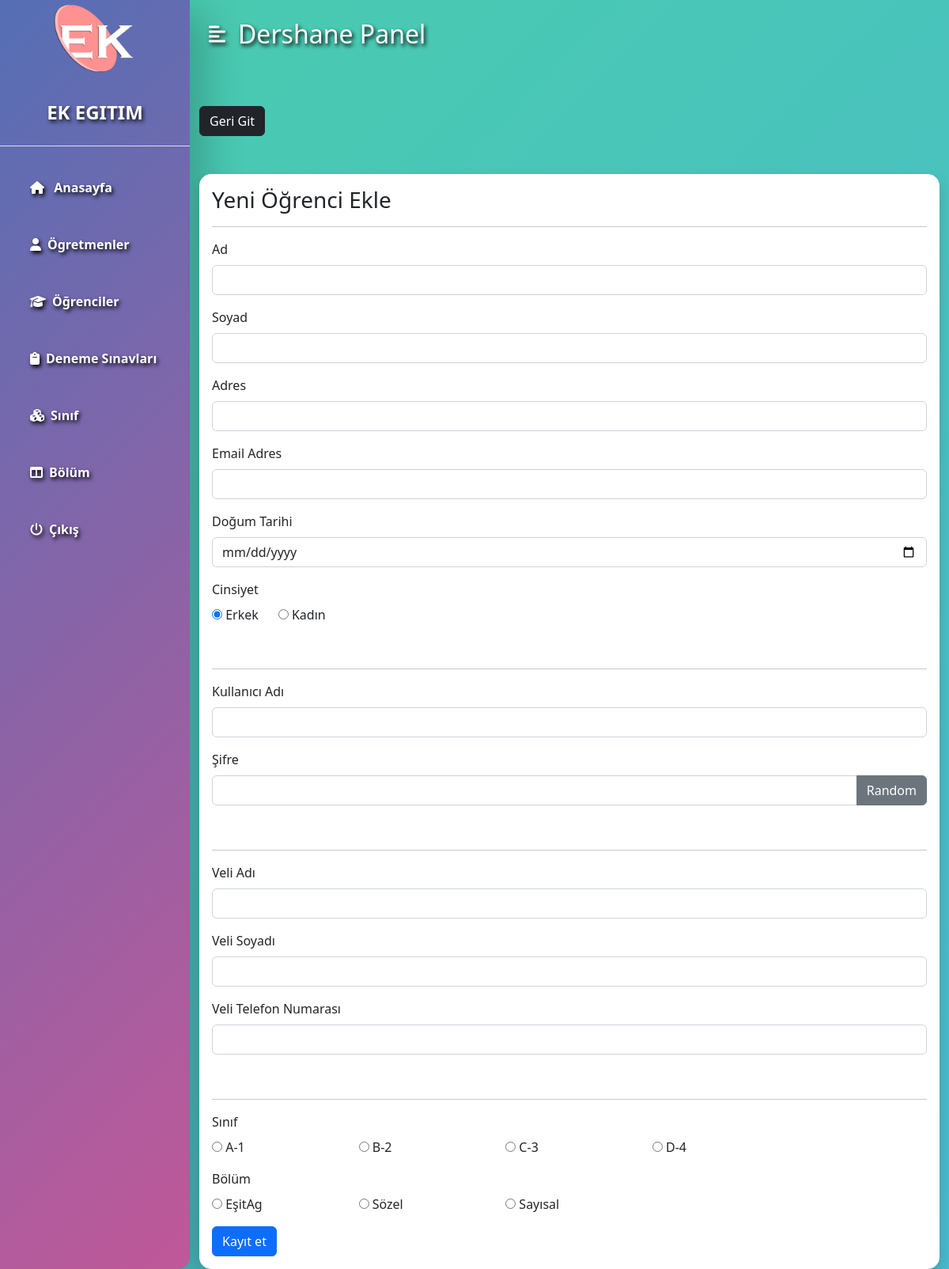
Screenshot of /admin/student-add.php (signed in) with the database file from the repository.
### tables this page shows
CREATE TABLE `grades` (
  `grade_id` int(11) NOT NULL,
  `grade` varchar(31) NOT NULL,
  `grade_code` varchar(7) NOT NULL
);

CREATE TABLE `section` (
  `section_id` int(11) NOT NULL,
  `section` varchar(7) NOT NULL
);

### admin/data/grade.php (called while the page is built, shortened)
<?php
function getAllGrades($conn){
   $sql = "SELECT * FROM grades";
   $stmt = $conn->prepare($sql);
   $stmt->execute();
   if ($stmt->rowCount() >= 1) {
     $grades = $stmt->fetchAll();
     return $grades;
   }else {
    return 0;
   }
}

### admin/data/section.php (called while the page is built, shortened)
<?php
function getAllSections($conn){
   $sql = "SELECT * FROM section";
   $stmt = $conn->prepare($sql);
   $stmt->execute();
   if ($stmt->rowCount() >= 1) {
     $sections = $stmt->fetchAll();
     return $sections;
   }else {
    return 0;
   }
}

### admin/student-add.php (the view, shortened to what this page needs)
<?php
if (isset($_SESSION['admin_id']) &&
    isset($_SESSION['role'])) {
    if ($_SESSION['role'] == 'Admin') {
       include "../DB_connection.php";
       include "data/grade.php";
       include "data/section.php";
       $grades = getAllGrades($conn);
       $sections = getAllSections($conn);
       $fname = '';
       $lname = '';
       $uname = '';
       $address = '';
       $email = '';
       $pfn = '';
       $pln = '';
       $ppn = '';
 ?>
<!DOCTYPE html>
<html lang="en">
<head>
	<link rel="stylesheet" href="https://cdn.jsdelivr.net/npm/bootstrap@5.2.0/dist/css/bootstrap.min.css">
	<link rel="stylesheet" href="../css/style.css">
  <link rel="stylesheet" href="https://cdnjs.cloudflare.com/ajax/libs/font-awesome/4.7.0/css/font-awesome.min.css">
</head>
<body>
<div class="d-flex" id="wrapper">
<?php include "inc/sidebar.php";?>
    <div id="page-content-wrapper">
      <?php include "inc/sidebar-button.php";?>
     <div class="container mt-5">
        <a href="student.php"
           class="btn btn-dark">Geri Git</a>
        <form method="post"
              class="table-responsive shadow p-3 mt-5 form-w"
              action="req/student-add.php">
        <h3>Yeni Öğrenci Ekle</h3><hr>
        <div class="mb-3">
          <label class="form-label">Ad</label>
          <input type="text"
                 class="form-control"
                 value="<?=$fname?>"
                 name="fname">
        </div>
        <div class="mb-3">
          <label class="form-label">Soyad</label>
          <input type="text"
                 class="form-control"
                 value="<?=$lname?>"
                 name="lname">
        </div>
        <div class="mb-3">
          <label class="form-label">Adres</label>
          <input type="text"
                 class="form-control"
                 value="<?=$address?>"
                 name="address">
        </div>
        <div class="mb-3">
          <label class="form-label">Email Adres</label>
          <input type="text"
                 class="form-control"
                 value="<?=$email?>"
                 name="email_address">
        </div>
        <div class="mb-3">
          <label class="form-label">Doğum Tarihi</label>
          <input type="date"
                 class="form-control"
                 name="date_of_birth">
        </div>
        <div class="mb-3">
          <label class="form-label">Cinsiyet</label><br>
          <input type="radio"
                 value="Male"
                 checked
                 name="gender"> Erkek
                 &nbsp;&nbsp;&nbsp;&nbsp;
          <input type="radio"
                 value="Female"
                 name="gender"> Kadın
        </div><br><hr>
        <div class="mb-3">
          <label class="form-label">Kullanıcı Adı</label>
          <input type="text"
                 class="form-control"
                 value="<?=$uname?>"
                 name="username">
        </div>
        <div class="mb-3">
          <label class="form-label">Şifre</label>
          <div class="input-group mb-3">
              <input type="text"
                     class="form-control"
                     name="pass"
                     id="passInput">
              <button class="btn btn-secondary"
                      id="gBtn">
                      Random</button>
          </div>
        </div><br><hr>
        <div class="mb-3">
          <label class="form-label">Veli Adı</label>
          <input type="text"
                 class="form-control"
                 value="<?=$pfn?>"
                 name="parent_fname">
        </div>
        <div class="mb-3">
          <label class="form-label">Veli Soyadı</label>
          <input type="text"
                 class="form-control"
                 value="<?=$pln?>"
                 name="parent_lname">
        </div>
        <div class="mb-3">
          <label class="form-label">Veli Telefon Numarası</label>
          <input type="text"
                 class="form-control"
                 value="<?=$ppn?>"
                 name="parent_phone_number">
        </div><br><hr>
        <div class="mb-3">
          <label class="form-label">Sınıf</label>
          <div class="row row-cols-5">
            <?php foreach ($grades as $grade): ?>
            <div class="col">
              <input type="radio"
                     name="grade"
                     value="<?=$grade['grade_id']?>">
                     <?=$grade['grade_code']?>-<?=$grade['grade']?>
            </div>
            <?php endforeach ?>
          </div>
        </div>
        <div class="mb-3">
          <label class="form-label">Bölüm</label>
          <div class="row row-cols-5">
            <?php foreach ($sections as $section): ?>
            <div class="col">
              <input type="radio"
                     name="section"
                     value="<?=$section['section_id']?>">
                     <?=$section['section']?>
            </div>
            <?php endforeach ?>
          </div>
        </div>
      <button type="submit" class="btn btn-primary">Kayıt et</button>
     </form>
     </div>
     </div>
     </div>
</body>
</html>
<?php
  }else {
    header("Location: ../login.php");
    exit;
  }
}else {
	header("Location: ../login.php");
	exit;
}
?>

### css/style.css (style rules this page uses)
:root { --main-bg-color: #00ADB5; --main-text-color: #ffffff; --second-text-color: #47B5FF; --second-bg-color: #ffffff; }
#wrapper { overflow-x: hidden; background: linear-gradient(-45deg, #ee8667, #e96295, #49b2d8, #49ccad); background-size: 400% 400%; animation: gradient 15s ease infinite; height: 100vh; }
#page-content-wrapper { min-width: 100vw; }
@media (min-width: 768px) { #page-content-wrapper { min-width: 0; width: 100%; } }
.table-responsive { background-color: white; border-radius: 15px; padding-inline: 20px; margin-top: 10px; }
.table-responsive { --moz-border-radius: 5px !important; border-collapse: collapse !important; border: none !important; }

### rows the page displays
grades: grade_code "A", grade "1"
grades: grade_code "B", grade "2"
grades: grade_code "C", grade "3"
grades: grade_code "D", grade "4"
section: section "EşitAg"
section: section "Sözel"
section: section "Sayısal"
